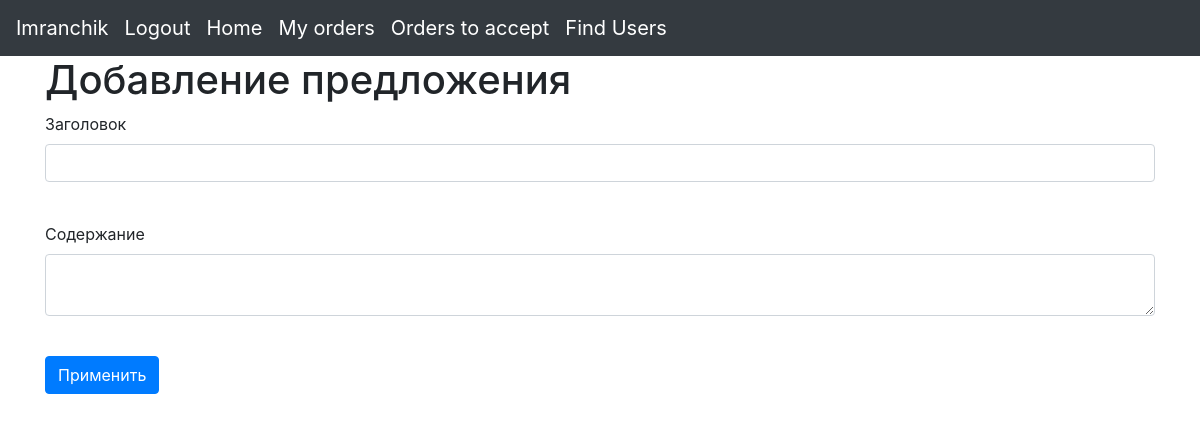
The page /offers/1 (signed in) on the database as committed earlier.
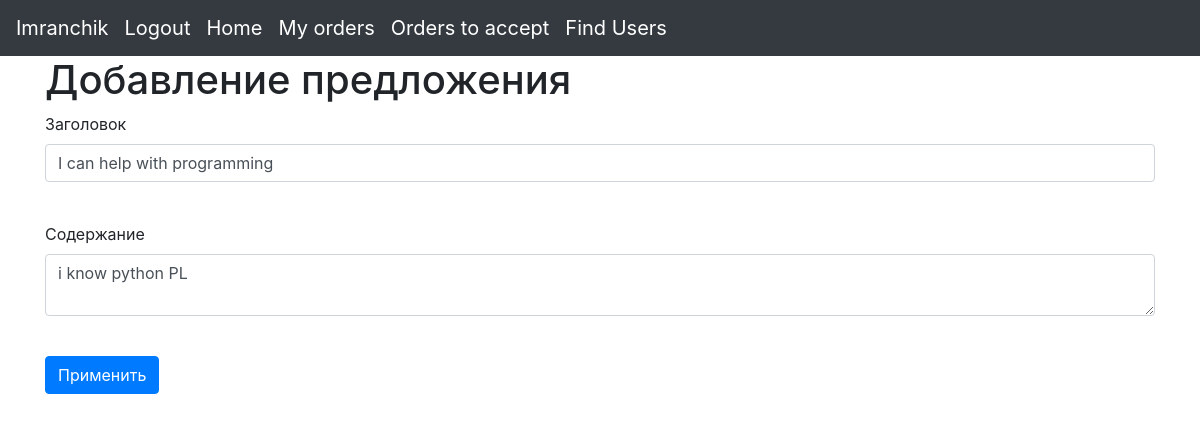
The same page on the database as committed later.
### data/users.py (models this page shows, shortened)
class User(SqlAlchemyBase, UserMixin):
    __tablename__ = 'users'
    id = sqlalchemy.Column(sqlalchemy.Integer, primary_key=True, autoincrement=True)
    name = sqlalchemy.Column(sqlalchemy.String, nullable=True)
    about = sqlalchemy.Column(sqlalchemy.String, nullable=True)
    email = sqlalchemy.Column(sqlalchemy.String, index=True, unique=True, nullable=True)
    hashed_password = sqlalchemy.Column(sqlalchemy.String, nullable=True)
    created_date = sqlalchemy.Column(sqlalchemy.DateTime, default=datetime.datetime.now)
    offers = orm.relation("Offer", back_populates='user')
    country = sqlalchemy.Column(sqlalchemy.String, nullable=True)
    city = sqlalchemy.Column(sqlalchemy.String, nullable=True)
    district = sqlalchemy.Column(sqlalchemy.String, nullable=True)
    building = sqlalchemy.Column(sqlalchemy.String, nullable=True)

### data/offers.py (models this page shows)
class Offer(SqlAlchemyBase):
    __tablename__ = 'offers'
    id = sqlalchemy.Column(sqlalchemy.Integer, primary_key=True, autoincrement=True)
    title = sqlalchemy.Column(sqlalchemy.String, nullable=True)
    content = sqlalchemy.Column(sqlalchemy.String, nullable=True)
    created_date = sqlalchemy.Column(sqlalchemy.DateTime, default=datetime.datetime.now)
    is_taken = sqlalchemy.Column(sqlalchemy.Boolean, default=False)
    user_id = sqlalchemy.Column(sqlalchemy.Integer, sqlalchemy.ForeignKey("users.id"))
    user = orm.relation('User')
    categories = orm.relation("Category", secondary="association", backref="offers")

### main.py (the view, shortened to what this page needs)
@app.route('/offers/<int:id>', methods=['GET', 'POST'])
@login_required
def edit_offers(id):
    form = OfferForm()
    if request.method == "GET":
        db_sess = db_session.create_session()
        offer = db_sess.query(Offer).filter(Offer.id == id, Offer.user == current_user).first()
        if offer:
            form.title.data = offer.title
            form.content.data = offer.content
    return render_template('offers.html', title='Редактирование предложения', form=form)

### forms/offers.py
class OfferForm(FlaskForm):
    title = StringField('Заголовок', validators=[DataRequired()])
    content = TextAreaField("Содержание")
    submit = SubmitField('Применить')

### data/db_session.py (called while the page is built)
def create_session() -> Session:
    global __factory
    return __factory()

### main.py (called while the page is built)
@login_manager.user_loader
def load_user(user_id):
    db_sess = db_session.create_session()
    return db_sess.query(User).get(user_id)

### templates/offers.html (shortened to what this page needs)
{% extends "base.html" %}
{% block content %}
    <h1>Добавление предложения</h1>
    <form action="" method="post">
        <p>
            {{ form.title.label }}<br>
            {{ form.title(class="form-control") }}<br>
        </p>
        <p>
            {{ form.content.label }}<br>
            {{ form.content(class="form-control") }}<br>
        </p>
        <p>{{ form.submit(type="submit", class="btn btn-primary") }}</p>
    </form>
{% endblock %}

### templates/base.html (shortened to what this page needs)
<!doctype html>
<html lang="en">
<head>
    <link rel="stylesheet"
          href="https://stackpath.bootstrapcdn.com/bootstrap/4.4.1/css/bootstrap.min.css"
>
</head>
<body>
<header>
     <nav class="navbar navbar-expand-lg navbar-dark bg-dark">
      <div class="collapse navbar-collapse" id="navbar">
        <div class="navbar-nav">
          <a class="navbar-brand" href="#">{{current_user.name}}</a>
        {% if current_user.is_authenticated %}
            <a class="navbar-brand" href="/logout">Logout</a>
            <a class="navbar-brand" href="/">Home</a>
            <a class="navbar-brand" href="/my_orders">My orders</a>
            <a class="navbar-brand" href="/orders_to_take">Orders to accept</a>
            <a class="navbar-brand" href="/search_user">Find Users</a>
        {% else %}
            <p>
                <a class="btn btn-primary " href="/register">Sign up</a>
                <a class="btn btn-success" href="/login">Log in</a>
                <a class="btn btn-success" href="/">Main</a>
            </p>
        {% endif %}
        </div>
      </div>
    </nav>
</header>
<main role="main" class="container">
    {% block content %}{% endblock %}
</main>
</body>
</html>

Rows that differ between the two databases and show on the page:
added Offer: title "I can help with programming", content "i know python PL"
